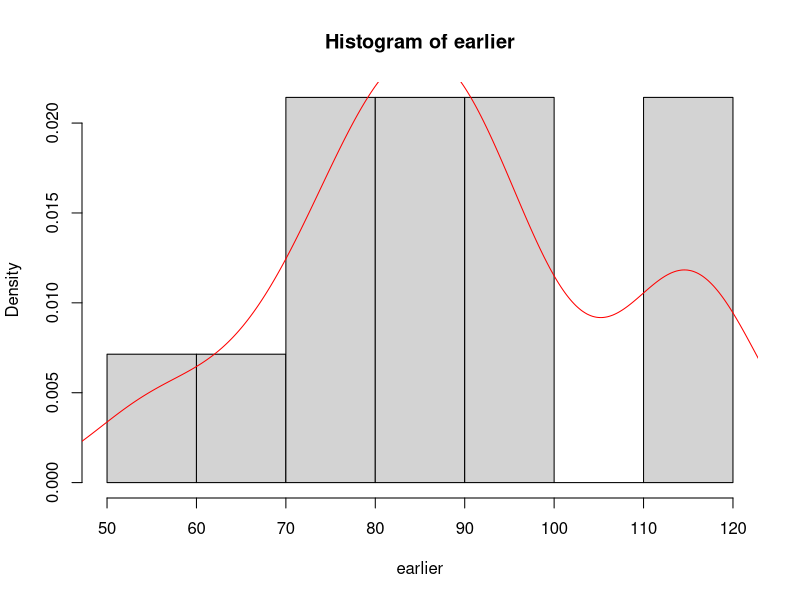
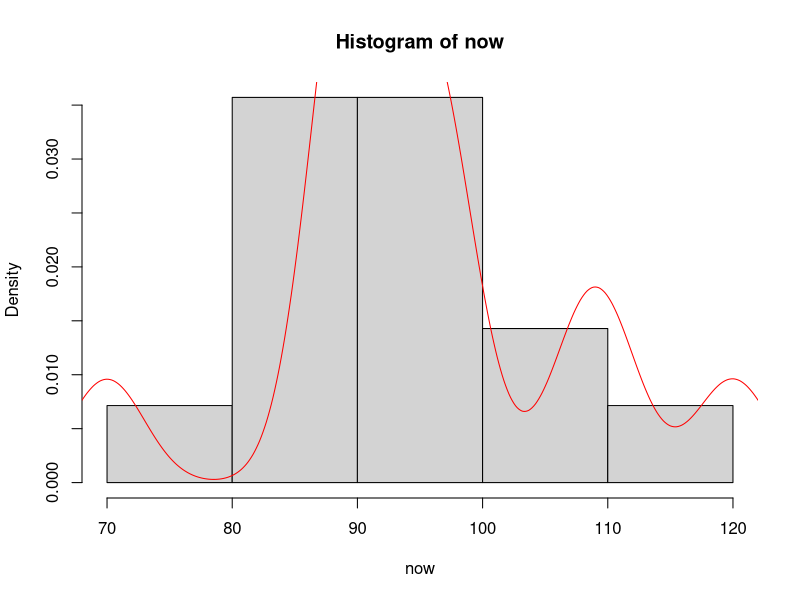
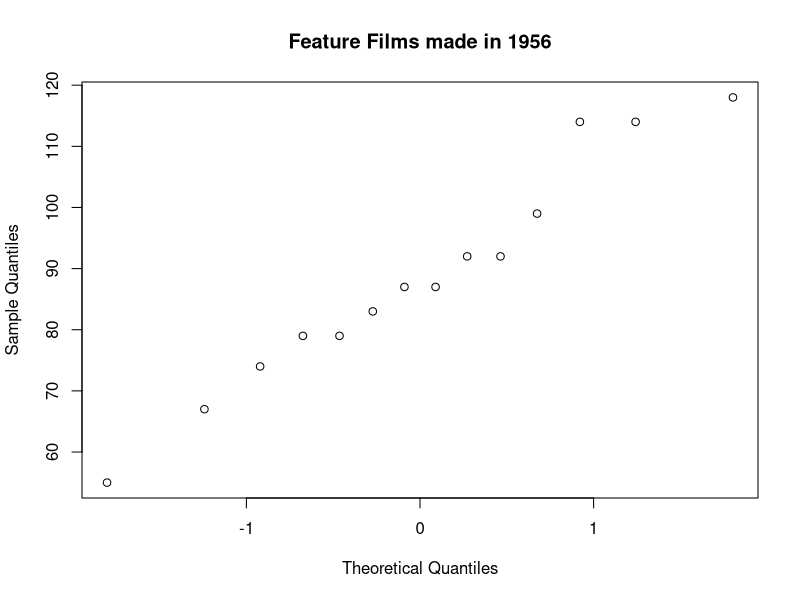
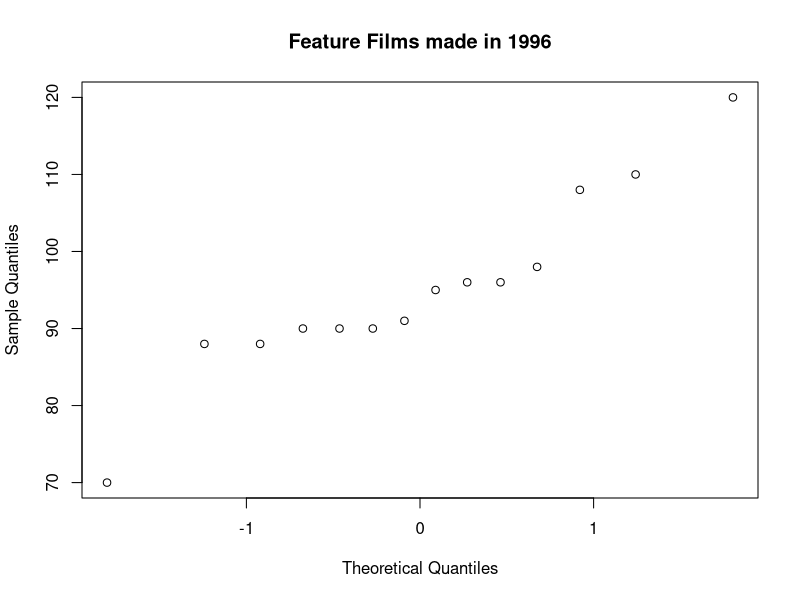

These charts were generated, in order, by the following R code:
earlier<-c(74,114,114,87,92,55,67,118,79,83,79,92,99,87)
now<-c(70,98,90,95,88,108,110,96,91,88,120,96,90,90)
hist(earlier,prob=TRUE)
lines(density(earlier),col="red")
hist(now,prob=TRUE)
lines(density(now),col="red")
qqnorm(earlier,main="Feature Films made in 1956")
qqnorm(now,main="Feature Films made in 1996")
t.test(now,earlier)
# P-value =0.2809 which shows that mean length of movies in 1956 is more
# than mean length of movies in 1996 with 28% probability assuming null
# hypothesis is true.
# 95% Confidence Interval is (-5.623,18.480) shows that difference in movie
# is not necessarily above 0.
# 0.01 and 0.05 are ideal significance values in hypothesis testing which
# is read as probability of null hypothesis being true.
# After conducting welch's t-test which is based on normality of samples
# datasets are normally distributed as seen from plots to conduct experiment.
